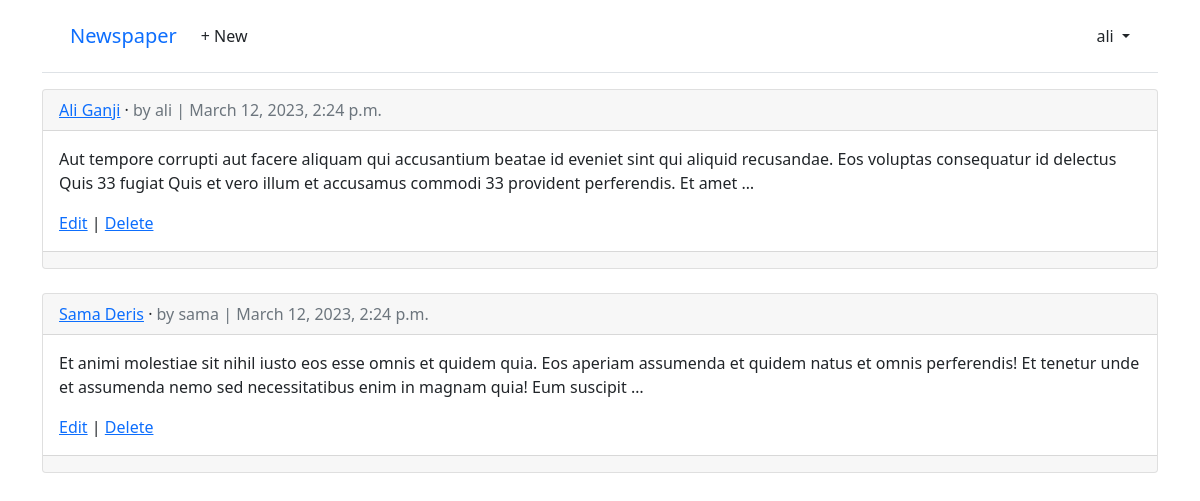
The page /articles/ (signed in) on the database as committed earlier.
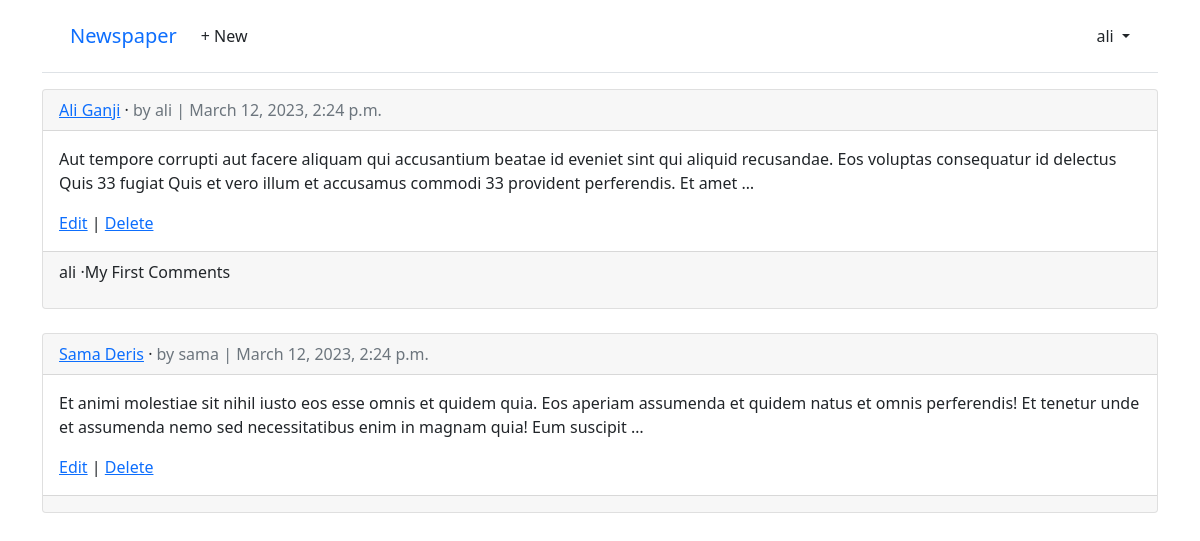
The same page on the database as committed later.
### articles/models.py (models this page shows, shortened)
class Article(models.Model):
    title = models.CharField(max_length=255)
    body = models.TextField()
    data = models.DateTimeField(auto_now_add=True)
    author = models.ForeignKey(settings.AUTH_USER_MODEL, on_delete=models.CASCADE)
    def get_absolute_url(self):
        return reverse("article_detail", kwargs={"pk": self.pk})

class Comment(models.Model):
    article = models.ForeignKey(Article, on_delete=models.CASCADE)
    comment = models.CharField(max_length=140)
    author = models.ForeignKey(settings.AUTH_USER_MODEL, on_delete=models.CASCADE)
    def __str__(self):
        return self.comment

### accounts/models.py (models this page shows)
class CustomUser(AbstractUser):
    age = models.PositiveIntegerField(null=True, blank=True)

### articles/views.py (the view)
# urls.py: path("", ArticleListView.as_view(), name="article_list"),
class ArticleListView(LoginRequiredMixin, ListView):
    model = Article
    template_name = "articles/article_list.html"

### articles/templates/articles/article_list.html (shortened to what this page needs)
{% extends "_base.html" %}
{% block content %}
    {% for article in article_list %}
        <div class="card">
            <div class="card-header">
                <span class="font-weight-bold"><a href="{{ article.get_absolute_url }}">{{ article.title }}</a></span>
                &middot;
                <span class="text-muted">by {{ article.author }} |
                    {{ article.data }}</span>
            </div>
            <div class="card-body">
                <p>{{ article.body|truncatewords:35 }}</p>
                <a href="{% url "article_edit" article.pk %}">Edit</a> |
                <a href="{% url "article_delete" article.pk %}">Delete</a>
            </div>
            <div class="card-footer">
                {% for comment in article.comment_set.all %}
                    <p>
                        <span class="font-weight-bold">{{ comment.author }} &middot;</span>{{ comment }}
                    </p>
                {% endfor %}
            </div>
        </div>
        <br/>
    {% endfor %}
{% endblock %}

Rows that differ between the two databases and show on the page:
added Comment: author "ali", comment "My First Comments", shown under Article "Ali Ganji"
